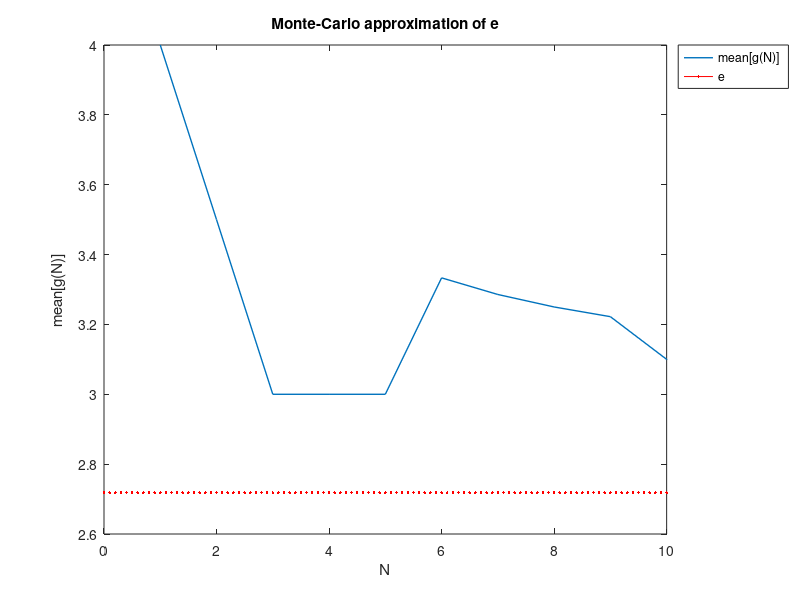
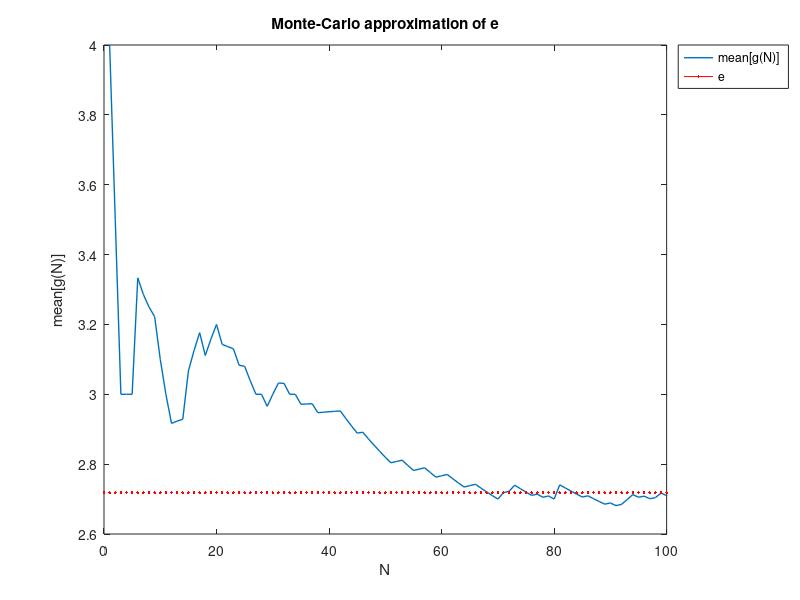
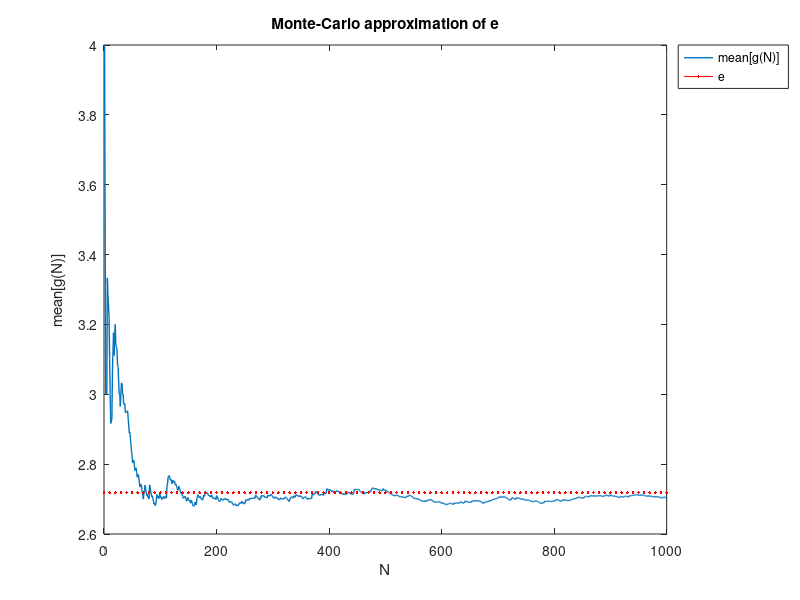
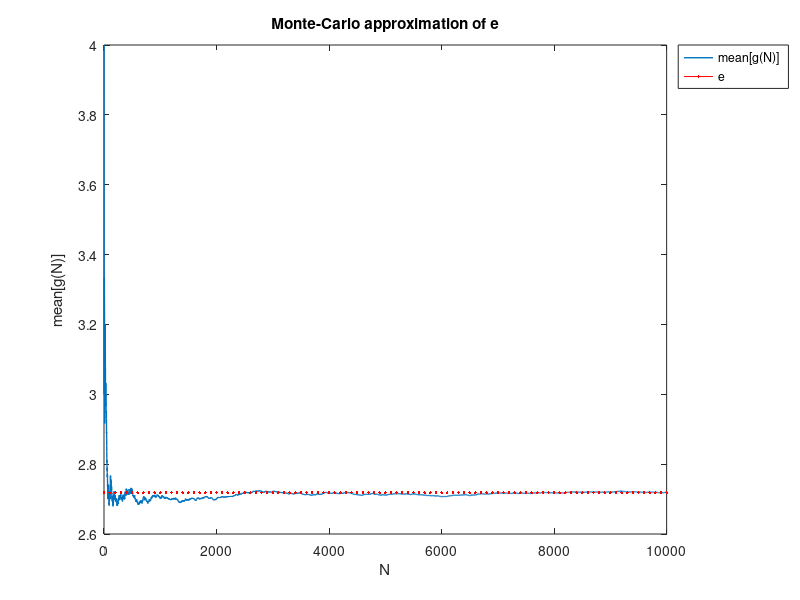

MATLAB code for these plots, in order:
N = 100000;
s = 0;
k = 0;
f = 0;
g = 0;

for i=1:N
  while s <= 1
   s = s + rand;
   k = k + 1;
  end
  f(i) = k;
  g(i) = mean(f(1:i));
  s = 0;
  k = 0;
end

n = log10(N);
n = [1:n];
for i = 1:length(n)
n(i) = 10^(n(i));
end

for i=1:length(n)
h = figure();
plot(g, 'linewidth', 1);
xlim([0 n(i)]);
hold on;
plot(0:n(i)/100:n(i),e^1,"r", 'linewidth', 0.2);
xlabel("N");
ylabel(['{mean[g(N)]}' sprintf('\n')]);
legend('mean[g(N)]', 'e','location', 'northeastoutside')
title("Monte-Carlo approximation of e")
print(h, "-dpng", strcat(pwd, "/results/eApprox_", num2str(n(i)), ".png")) 
disp(g(n(i)));
end